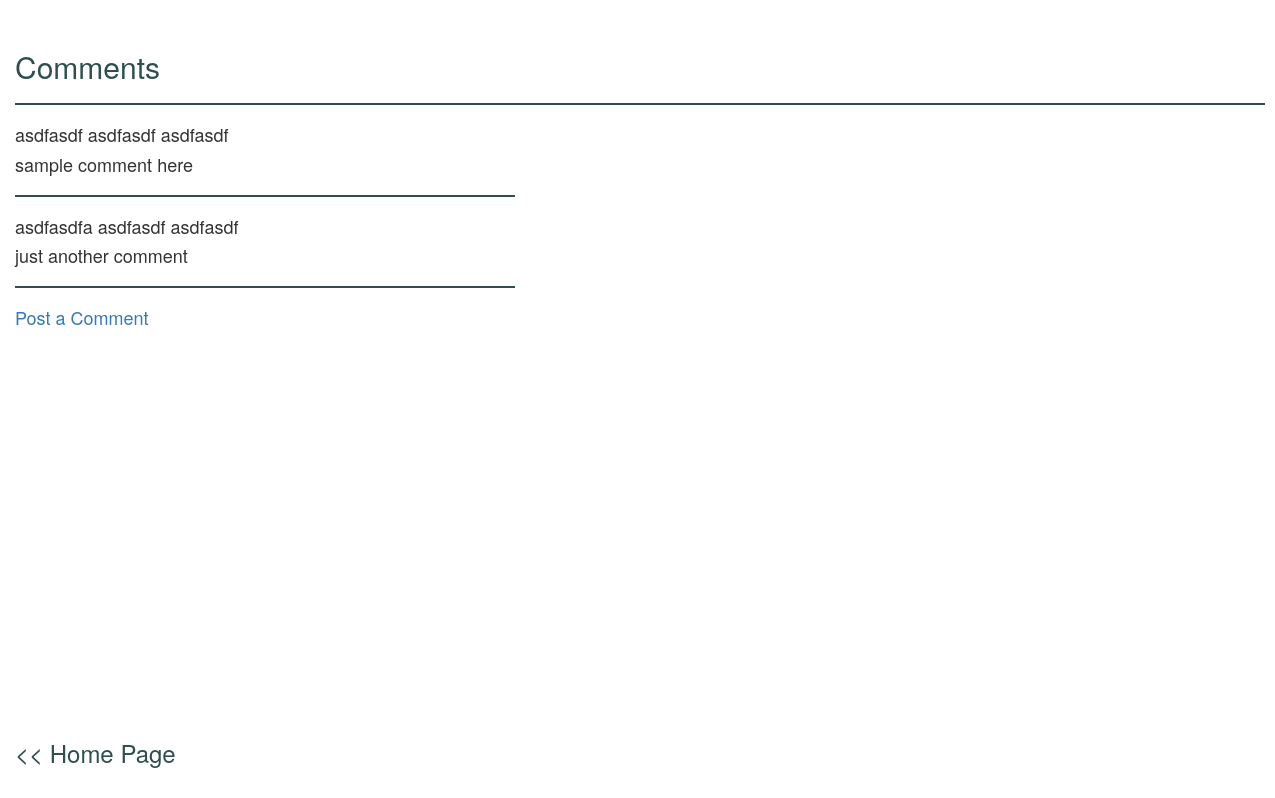
The page /posts/1/comment/ on the database as committed earlier.
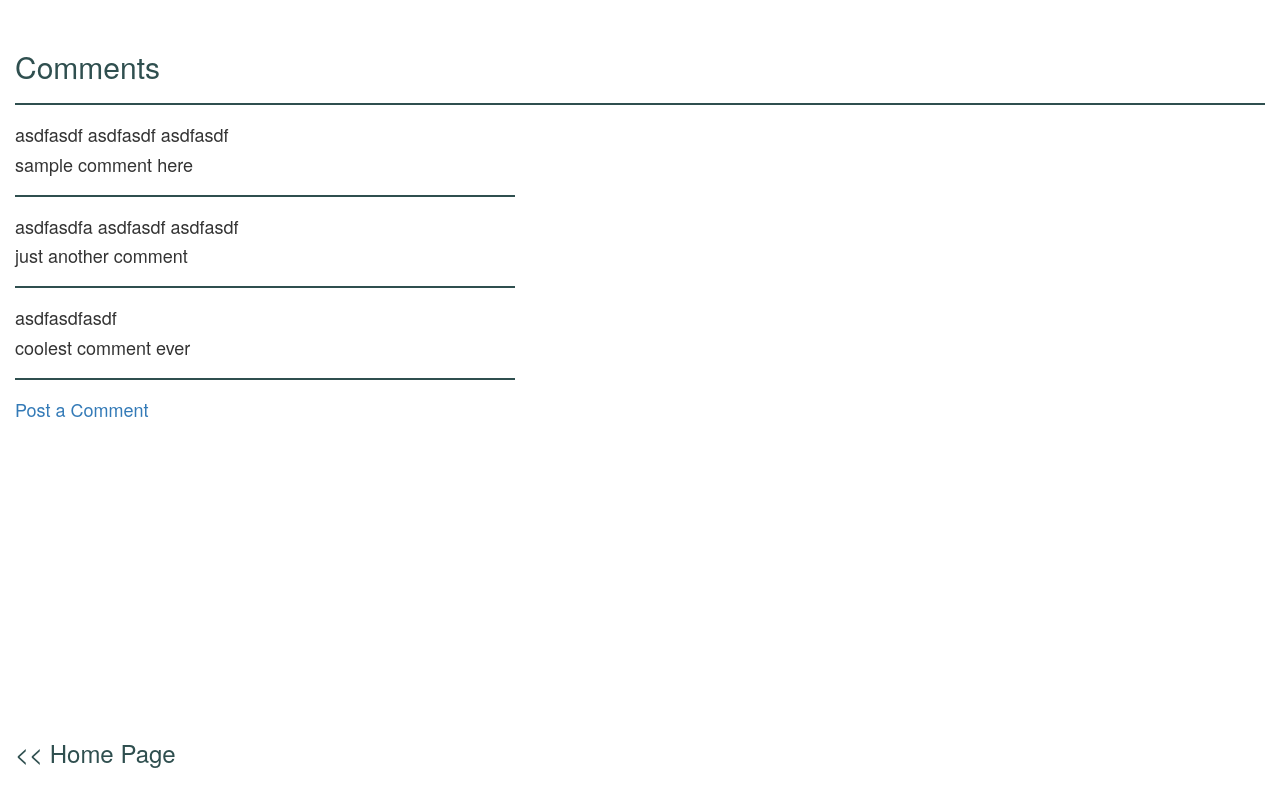
The same page on the database as committed later.
### blog/models.py (models this page shows)
class Comment(models.Model):
    name = models.CharField(max_length=50)
    comment = models.TextField()
    post_id = models.IntegerField(default=0)

### blog/views.py (the view)
# urls.py: url(r'^posts/(?P<pk>[0-9]+)/comment/$', views.post_comment, name='post_comment'),
def post_comment(request, pk):
    comments = Comment.objects.filter(post_id=pk)
    p_id = pk
    return render(request, 'blog/comment.html', {'comments':comments, 'p_id':p_id})

### blog/templates/blog/comment.html
{% extends 'blog/base.html' %}
{% block header %}
<h2>Comments</h2>
<hr width="1250" align="left" size="4">
{% endblock %}
{% block content %}
<div class="comments">
    {% for comment in comments %}
    <div class="comment">
        <h4>{{ comment.comment }}</h4>
        <h4>{{ comment.name }}</h4>
        <hr width="500" align="left" size="4">
    </div>
    {% endfor %}
</div>
<div class="post_comment">
    <h4><a href="{% url 'add_comment' pk=p_id %}">Post a Comment</a></h4>
</div>
{% endblock %}
{% block footer %}
<div class="start-page-link-3">
    <a href="{% url 'index' %}">
        <h3><< Home Page</h3>
    </a>
</div>
{% endblock %}

### blog/templates/blog/base.html (shortened to what this page needs)
{% load static %}
<!DOCTYPE html>
<html>
    <head>
        <link rel="stylesheet" href="https://maxcdn.bootstrapcdn.com/bootstrap/3.3.7/css/bootstrap.min.css">
        <link rel="stylesheet" href="https://maxcdn.bootstrapcdn.com/bootstrap/3.3.7/css/bootstrap-theme.min.css">
        <link rel="stylesheet" href="{% static 'blog/style.css' %}">
    </head>
    <body>
        <div class="header">
            {% block header %}
            {% endblock %}
        </div>
        <div class="content">
            {% block content %}
            {% endblock %}
        </div>
        <div class="footer">
            {% block footer %}
            {% endblock %}
        </div>
    </body>
</html>

### blog/static/blog/style.css (style rules this page uses)
h1 a, h1, h2 a, h2, h3 { color:darkslategray; }
body { padding-top:30px; padding-left:15px; }
hr { height:2px; color:darkslategray; background-color:darkslategray; border:none; }
.footer { position:absolute; left:0; bottom:0; width:100%; height:80px; padding-left:15px; }

Rows that differ between the two databases and show on the page:
added Comment: comment "asdfasdfasdf", name "coolest comment ever"
